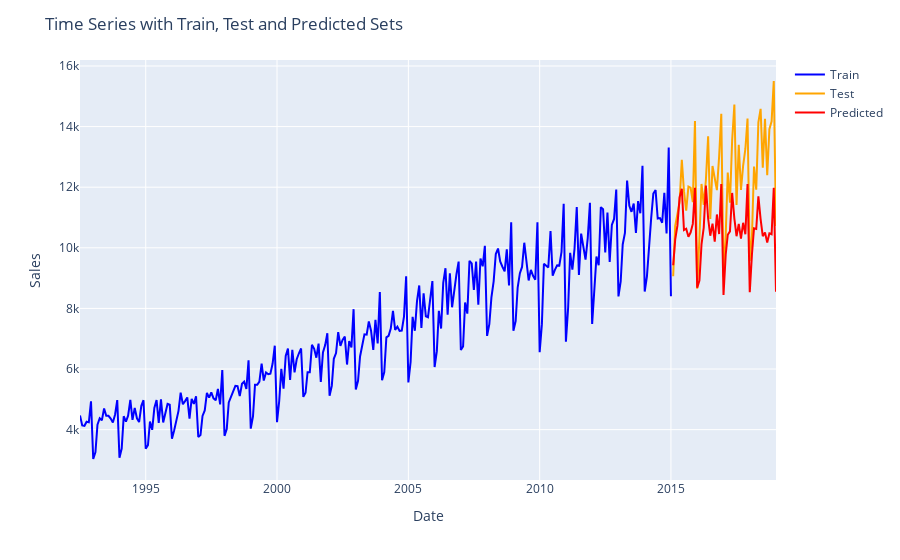

Source (notebook cell):
### Code cell
fig = px.line()

# Plot training set in blue
fig.add_scatter(x=X_train.index, y=y_train, mode='lines', name='Train', line=dict(color='blue'))

# Plot test set in orange
fig.add_scatter(x=X_test.index, y=y_test, mode='lines', name='Test', line=dict(color='orange'))

fig.add_scatter(x=X_test.index, y=y_pred, mode='lines', name='Predicted', line=dict(color='red'))

fig.update_layout(title='Time Series with Train, Test and Predicted Sets',
                  xaxis_title='Date',
                  yaxis_title='Sales')

fig.show()
